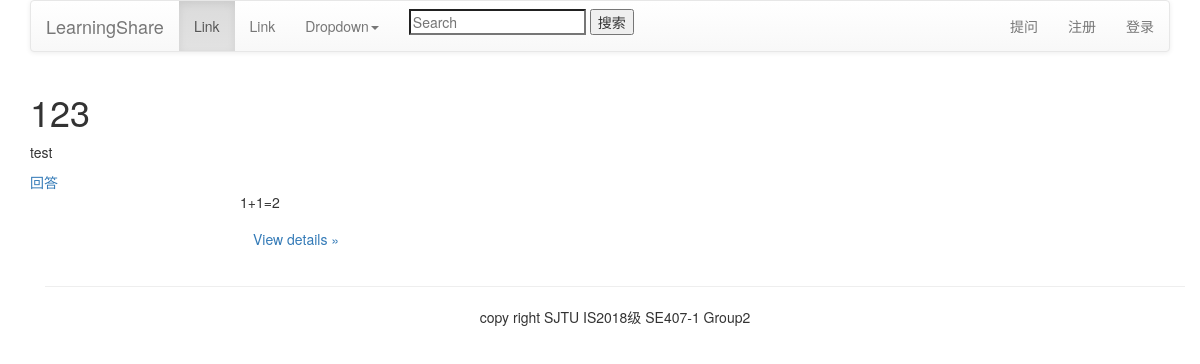
Before: /question/2/ with the older database file.
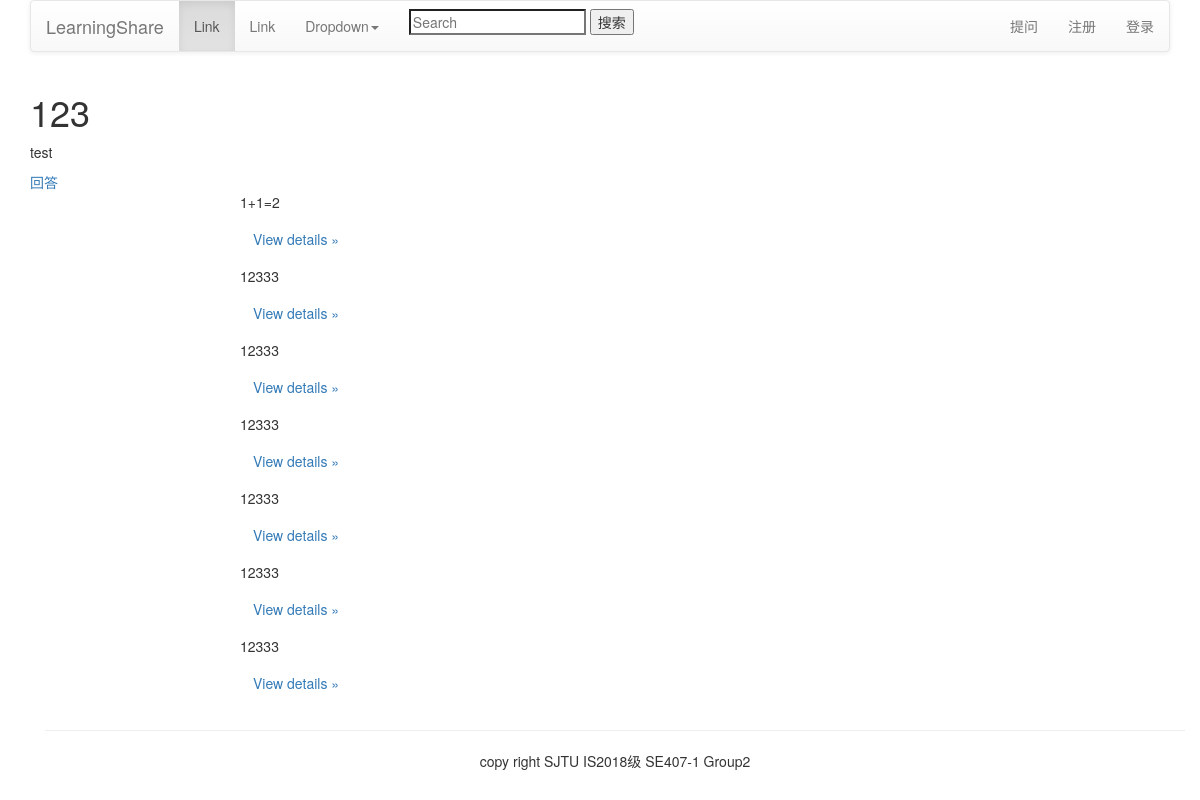
After: the same page with the newer database file.
### QuestionApp/models.py (models this page shows, shortened)
class Question(models.Model):
    user = models.ForeignKey(User, verbose_name='提问者', related_name='questions',on_delete=models.CASCADE)
    questionTitle = models.CharField('问题标题', max_length=40, unique=True,blank=False)
    questionCategory = models.ForeignKey('CategoryApp.Category', verbose_name='板块名称', on_delete=models.CASCADE)
    questionDescription = models.TextField('详细描述')
    created=models.DateTimeField(default=timezone.now,verbose_name='发布日期')
    publishDate = models.DateTimeField(auto_now=True, verbose_name='更新日期')
    goodNum = models.IntegerField(default=0,verbose_name='赞数')
    badNum = models.IntegerField(default=0, verbose_name='反对数')
    grade = models.IntegerField(default=0, verbose_name='综合质量')
    collect = models.ManyToManyField(User, verbose_name='收藏')

### AnswerApp/models.py (models this page shows, shortened)
class AnswerModel(models.Model):
    author = models.ForeignKey(User, related_name='answers', verbose_name='回答者', on_delete=models.CASCADE)
    question = models.ForeignKey('QuestionApp.Question', related_name='answers',
                                 verbose_name='问题', on_delete=models.CASCADE)
    pub_date = models.DateTimeField(auto_now=True, verbose_name='回答时间')
    answer_text = models.TextField(verbose_name='回答内容')
    class Meta:
        ordering = ("pub_date", )

### QuestionApp/views.py (the view)
# urls.py: path('<int:question_id>/', views.question_content, name="question_content"),
def question_content(request, question_id):
    question = Question.objects.get(id=question_id)
    answer_list = AnswerModel.objects.filter(question_id=question_id)
    context = {
        "question": question,
        "answer_list": answer_list
    }
    return render(request, "question/content.html",context=context )

### templates/question/content.html (shortened to what this page needs)
{% extends "index.html" %}
{% block content %}
<h1>{{ question.questionTitle }}</h1>
<p>{{ question.user }}</p>
    <a href="{% url 'answer:answer_question' question_id=question.id%}">回答</a>
    {% for answer in answer_list %}
    <div class="container">
	<div class="row clearfix">
		<div class="col-md-2 column">
		</div>
		<div class="col-md-8 column">
			<p>
				{{ answer.answer_text }}
			</p>
			<p>
				 <a class="btn" href="#">View details »</a>
			</p>
		</div>
		<div class="col-md-2 column">
		</div>
	</div>
    </div>
    {% endfor %}
{% endblock %}

### templates/index.html (shortened to what this page needs)
{% load static %}
<!DOCTYPE html>
<html lang="zh-cn">
<head>
	<link rel="stylesheet" href="{% static 'css/bootstrap.css' %}">
	<link rel="stylesheet" href="{% static 'css/bootstrap-theme.css' %}">
</head>
<body>
<div class="container">
    {% include "head.html" %}
    {% block add_question %}
    {% block content %}{% endblock %}
	{% endblock %}
    {% include "footer.html" %}
</div>
</body>
</html>

### templates/head.html (shortened to what this page needs)
{% load static %}
	<div class="row clearfix">
		<div class="col-md-12 column">
			<nav class="navbar navbar-default" role="navigation">
				<div class="navbar-header">
                          <a class="navbar-brand" href="{% url 'question:index' %}">LearningShare</a>
				</div>
				<div class="collapse navbar-collapse" id="bs-example-navbar-collapse-1">
					<ul class="nav navbar-nav">
						<li class="active">
							 <a href="#">Link</a>
						</li>
						<li>
							 <a href="#">Link</a>
						</li>
                        <li class="dropdown">
							 <a class="dropdown-toggle" href="#" data-toggle="dropdown">Dropdown<strong class="caret"></strong></a>
						</li>
					</ul>
					<form class="navbar-form navbar-left" role="search" method="get" id="searchform" action="{%url 'question:search' %}">
						<input type="search" name="keyword" placeholder="Search" required>
						<button type="submit"><span>搜索</span></button>
					</form>
					<ul class="nav navbar-nav navbar-right">
                        <li>
							 <a href="{% url 'question:add_question' %}">提问</a>
						</li>
						<li>
							 <a href="{% url 'account:user_register' %}">注册</a>
						</li>
                        {% if user.is_authenticated %}
						<li class="dropdown">
							 <a class="dropdown-toggle" href="#" data-toggle="dropdown">{{ user.username }}<strong class="caret"></strong></a>
							<ul class="dropdown-menu">
								<li>
									 <a href="#">我的主页</a>
								</li>
								<li>
									 <a href="#">设置</a>
								</li>
								<li>
									 <a href="#">退出</a>
								</li>
								<li class="divider">
								</li>
								<li>
									 <a href="#">Separated link</a>
								</li>
								<li class="divider">
								</li>
								<li>
									 <a href="#">One more separated link</a>
								</li>
							</ul>
						</li>
                        {% else %}
                        <li>
							 <a href="{% url 'account:user_login' %}">登录</a>
						</li>
                        {% endif %}
					</ul>
				</div>
			</nav>
		</div>
	</div>

### templates/footer.html
<div class="container">
    <hr>
    <p class="text-center">copy right SJTU IS2018级 SE407-1 Group2</p>
</div>

Changed rows visible on the page:
added AnswerModel: answer_text "12333"
added AnswerModel: answer_text "12333"
added AnswerModel: answer_text "12333"
added AnswerModel: answer_text "12333"
added AnswerModel: answer_text "12333"
added AnswerModel: answer_text "12333"
